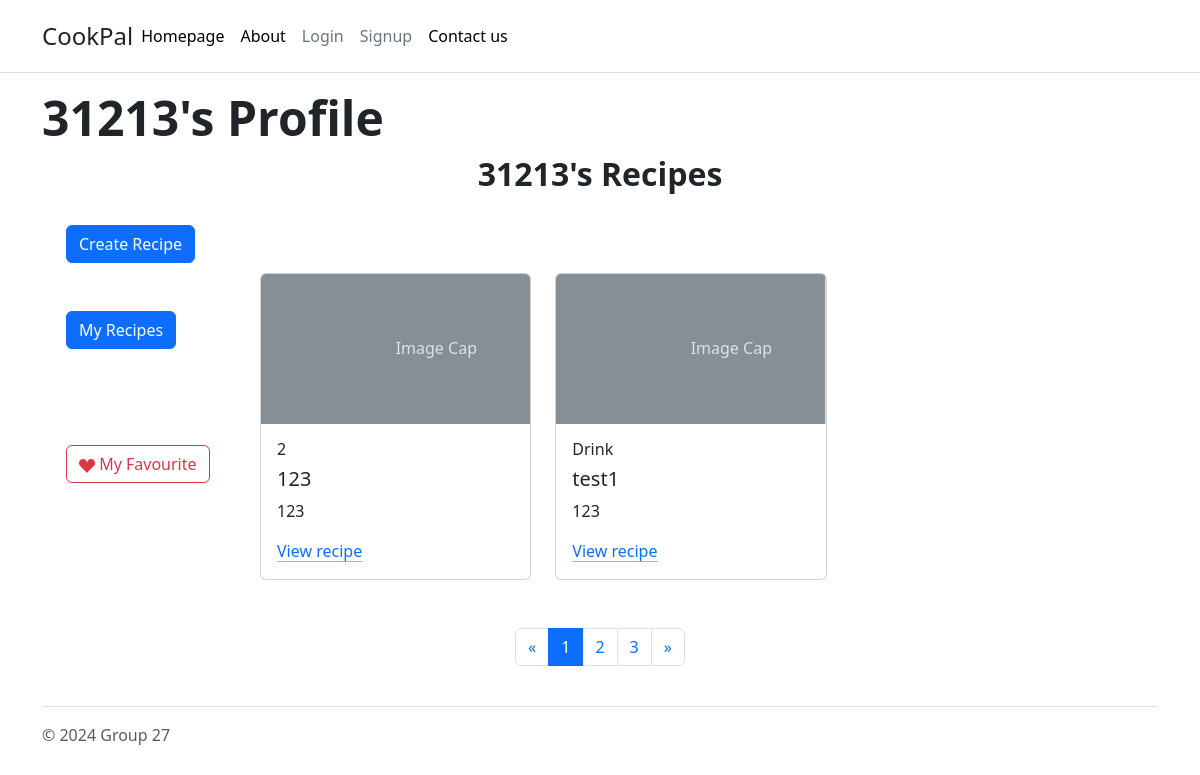
/profile/test/, run on an earlier commit of the app's database.
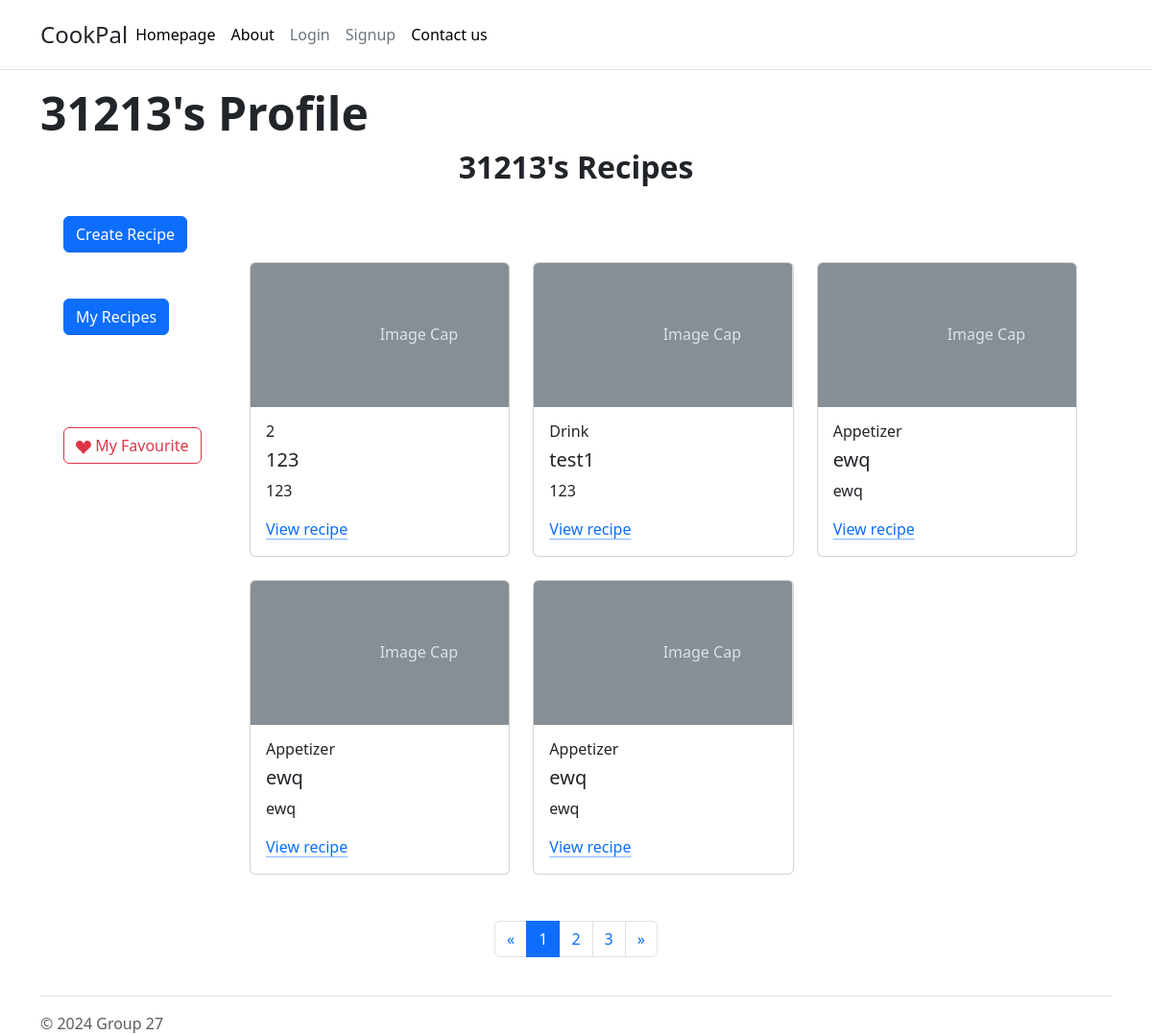
And on a later commit of the database.
### app/models.py (models this page shows, shortened)
class Recipe(models.Model):
    RecipeID = models.CharField(max_length=30, primary_key=True)
    User = models.ForeignKey(UserAccount,related_name="recipes", on_delete=models.CASCADE)
    Image = models.ImageField(upload_to='profile_images', blank=True)
    Title = models.CharField(max_length=50)
    Type = models.CharField(max_length=50)
    Origin = models.CharField(max_length=50)
    Ingredients = models.CharField(max_length=200)
    Instructions = models.CharField(max_length=500)
    PostDate = models.DateTimeField()
    UpdateDate = models.DateTimeField()

### app/views.py (the view, shortened to what this page needs)
# urls.py: path('profile/<username>/', views.ProfileView.as_view(), name='profile'),
class ProfileView(View):
    def get(self, request, username):
        print(username)
        user = User.objects.get(username=username)
        userAccount = UserAccount.objects.get(user=user)
        print(userAccount.Nickname)
        username = userAccount.Nickname
        email = userAccount.Email
        allRecipes = Recipe.objects.all()
        context = {"username": username,
                   "email": email,
                   "recipes": allRecipes}
        return render(request, 'app/profile.html', context=context)

### templates/app/profile.html (shortened to what this page needs)
{% extends 'app/base.html' %}
{% load staticfiles %}
{% block body_block %}
    <h1 class="display-5 fw-bold">{{ username }}'s Profile</h1>
    <div class="container h-100 d-flex justify-content-center align-items-center">
        <div class="row justify-content-center">
            <h2 class="display-8 fw-bold">{{ username }}'s Recipes</h2>
        </div>
    </div>
    <div class="container row align-items-md-stretch py-4">
        <div class="container d-flex flex-column col-md-2">
                   <form method="post" action="{% url 'app:profile' request.user.username %}">
            <button type="submit" class="btn btn-primary mb-5" value="create"
            name="button">
                Create Recipe
            </button>
            <button type="submit" class="btn btn-primary mb-5" value="myRecipes"
            name="button">
                My Recipes
            </button>
            <button type="submit" class="btn btn-outline-danger mt-5" id="favButton" value="favourite"
            name="button">
                <svg xmlns="http://www.w3.org/2000/svg" width="16" height="16" fill="currentColor" class="bi bi-suit-heart-fill" viewBox="0 0 16 16">
                    <path d="M4 1c2.21 0 4 1.755 4 3.92C8 2.755 9.79 1 12 1s4 1.755 4 3.92c0 3.263-3.234 4.414-7.608 9.608a.513.513 0 0 1-.784 0C3.234 9.334 0 8.183 0 4.92 0 2.755 1.79 1 4 1"></path>
                </svg>
                My Favourite
            </button>
        </div>
        {% if recipes %}
        <div class="container d-flex col-md-10 row mt-5">
        {% for recipe in recipes %}
            <div class="col-sm-6 col-lg-4 mb-4">
        <div class="card">
            <svg class="bd-placeholder-img card-img-top" width="100%" height="200%" xmlns="" role="img"
                 aria-label="placeholder: Image cap" preserveAspectRatio="xMidYMid slice" focusable="false">
                <text x="50%" y="50%" fill="#dee2e6" dy=".3em">Image Cap</text>
            </svg>
            <div class="card-body">
                <h6 class="card-recipe-type">{{ recipe.Type }}</h6>
                <h5 class="card-title">{{ recipe.Title }}</h5>
                <p class="card-text">
                    {{ recipe.Ingredients }}
                </p>
                <a href="{% url 'app:recipe'  recipe.RecipeID  %} " class="icon-link gap-1 icon-link-hover stretched-link">
                    View recipe
                </a>
            </div>
        </div>
    </div>
        {% endfor %}
        {% else %}
            <div class="col-sm-6 col-lg-4 mb-4">
        <strong>No recipes available</strong>
            </div>
        {% endif %}
        </div>
    </div>
    <div class="container col-md-12 d-flex justify-content-center">
        <nav aria-label="Page navigation">
            <ul class="pagination">
              <li class="page-item">
                <span class="page-link">&laquo;</span>
              </li>
              <li class="page-item active" aria-current="page">
                <span class="page-link">1</span>
              </li>
              <li class="page-item"><a class="page-link" href="#">2</a></li>
              <li class="page-item"><a class="page-link" href="#">3</a></li>
              <li class="page-item">
                <a class="page-link" href="#">&raquo;</a>
              </li>
            </ul>
        </nav>
    </div>
    <footer class="pt-3 mt-4 text-body-secondary border-top">
        © 2024 Group 27
    </footer>
 {% endblock %}

What changed in the data, as far as the page shows it:
added Recipe: Type "Appetizer", Title "ewq", Ingredients "ewq"
added Recipe: Type "Appetizer", Title "ewq", Ingredients "ewq"
added Recipe: Type "Appetizer", Title "ewq", Ingredients "ewq"
